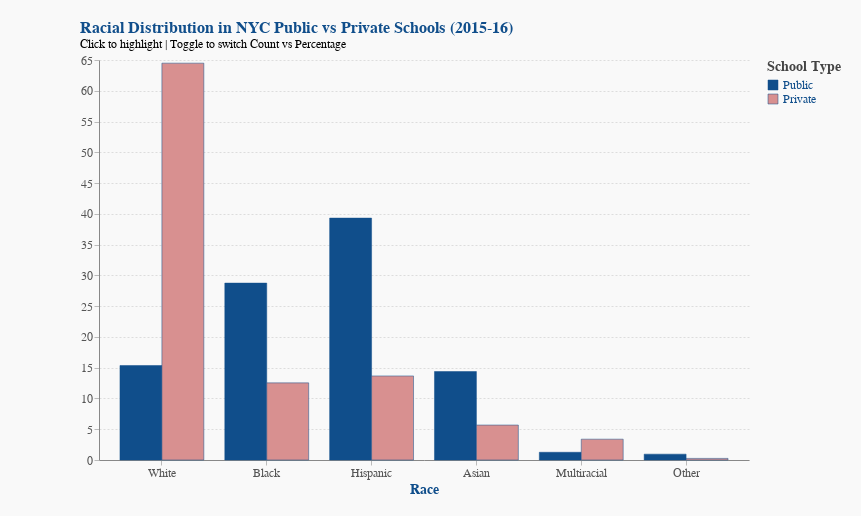

This figure's notebook cell:
### Code cell
toggle = alt.binding_radio(options=["Percentage", "Count"], name="Show: ")
toggle_selection = alt.param(name="MeasureSelector", bind=toggle, value="Percentage")

highlight = alt.selection_point(fields=["School Type"])

color_scale = alt.Scale(domain=["Public", "Private"], range=["#104E8B", "#d89090"])

chart = alt.Chart(race_distribution_long).mark_bar().encode(
    x=alt.X("Race:N", title="Race",
            sort=["White", "Black", "Hispanic", "Asian", "Multiracial", "Other"], axis=alt.Axis(labelAngle=0)),
    xOffset="School Type:N",
    y=alt.Y("Value:Q", title=None),
    color=alt.Color("School Type:N", scale=color_scale, legend=alt.Legend(title="School Type")),
    opacity=alt.condition(highlight, alt.value(1), alt.value(0.25)),
    tooltip=["Race", "School Type", "Measure", alt.Tooltip("Value:Q", format=",.0f")]
).add_params(
    toggle_selection,
    highlight,
).transform_filter(
    "datum.Measure === MeasureSelector"
).properties(
    title={
        "text": "Racial Distribution in NYC Public vs Private Schools (2015-16)",
        "subtitle": "Click to highlight | Toggle to switch Count vs Percentage",
        "subtitleFontSize": 12
    },
    width=650,
    height=400,
    padding={"left": 80, "right": 20, "top": 20, "bottom": 20}
).configure_axis(
    labelFontSize=12,
    titleFontSize=14
).configure_title(
    fontSize=16,
)

chart

### Figure 1 — Vega-Lite specification as saved in the notebook (floating-point values rounded to 4 significant figures)
{"config": {"view": {"stroke": "transparent"}, "background": "#f9f9f9", "title": {"fontSize": 16, "anchor": "start", "color": "#104e8b"}, "axis": {"labelFontSize": 12, "titleFontSize": 14, "titleColor": "#104e8b", "labelColor": "#555", "gridColor": "#ddd", "gridDash": [2, 2], "tickColor": "#bbb"}, "legend": {"labelFontSize": 12, "titleFontSize": 14, "labelColor": "#104e8b", "titleColor": "#444"}, "mark": {"color": "#104e8b", "tooltip": true}, "bar": {"fill": "#376b9e", "stroke": "#104e8b", "strokeWidth": 0.5}, "line": {"stroke": "#b22222", "strokeWidth": 2}, "point": {"filled": true, "fill": "#b22222", "stroke": "#d09090", "size": 50}, "area": {"fill": "#e5b5b5", "opacity": 0.5}}, "data": {"name": "data-15c67bd09315f2c0fe7e1227da7da376"}, "mark": {"type": "bar"}, "encoding": {"color": {"field": "School Type", "legend": {"title": "School Type"}, "scale": {"domain": ["Public", "Private"], "range": ["#104E8B", "#d89090"]}, "type": "nominal"}, "opacity": {"condition": {"param": "param_1", "value": 1}, "value": 0.25}, "tooltip": [{"field": "Race", "type": "nominal"}, {"field": "School Type", "type": "nominal"}, {"field": "Measure", "type": "nominal"}, {"field": "Value", "format": ",.0f", "type": "quantitative"}], "x": {"axis": {"labelAngle": 0}, "field": "Race", "sort": ["White", "Black", "Hispanic", "Asian", "Multiracial", "Other"], "title": "Race", "type": "nominal"}, "xOffset": {"field": "School Type", "type": "nominal"}, "y": {"field": "Value", "title": null, "type": "quantitative"}}, "height": 400, "padding": {"left": 80, "right": 20, "top": 20, "bottom": 20}, "params": [{"name": "MeasureSelector", "bind": {"input": "radio", "options": ["Percentage", "Count"], "name": "Show: "}, "value": "Percentage"}, {"name": "param_1", "select": {"type": "point", "fields": ["School Type"]}}], "title": {"text": "Racial Distribution in NYC Public vs Private Schools (2015-16)", "subtitle": "Click to highlight | Toggle to switch Count vs Percentage", "subtitleFontSize": 12}, "transform": [{"filter": "datum.Measure === MeasureSelector"}], "width": 650, "$schema": "https://vega.github.io/schema/vega-lite/v5.16.3.json", "datasets": {"data-15c67bd09315f2c0fe7e1227da7da376": [{"School Type": "Public", "Race": "Black", "Value": 28.75, "Measure": "Percentage", "Year": "2015-16"}, {"School Type": "Private", "Race": "Black", "Value": 12.53, "Measure": "Percentage", "Year": "2015-16"}, {"School Type": "Public", "Race": "Hispanic", "Value": 39.31, "Measure": "Percentage", "Year": "2015-16"}, {"School Type": "Private", "Race": "Hispanic", "Value": 13.66, "Measure": "Percentage", "Year": "2015-16"}, {"School Type": "Public", "Race": "White", "Value": 15.36, "Measure": "Percentage", "Year": "2015-16"}, {"School Type": "Private", "Race": "White", "Value": 64.48, "Measure": "Percentage", "Year": "2015-16"}, {"School Type": "Public", "Race": "Asian", "Value": 14.38, "Measure": "Percentage", "Year": "2015-16"}, {"School Type": "Private", "Race": "Asian", "Value": 5.68, "Measure": "Percentage", "Year": "2015-16"}, {"School Type": "Public", "Race": "Multiracial", "Value": 1.257, "Measure": "Percentage", "Year": "2015-16"}, {"School Type": "Private", "Race": "Multiracial", "Value": 3.384, "Measure": "Percentage", "Year": "2015-16"}, {"School Type": "Public", "Race": "Other", "Value": 0.9498, "Measure": "Percentage", "Year": "2015-16"}, {"School Type": "Private", "Race": "Other", "Value": 0.2605, "Measure": "Percentage", "Year": "2015-16"}, {"School Type": "Public", "Race": "Black", "Value": 337100.0, "Measure": "Count", "Year": "2015-16"}, {"School Type": "Private", "Race": "Black", "Value": 21080.0, "Measure": "Count", "Year": "2015-16"}, {"School Type": "Public", "Race": "Hispanic", "Value": 460900.0, "Measure": "Count", "Year": "2015-16"}, {"School Type": "Private", "Race": "Hispanic", "Value": 22970.0, "Measure": "Count", "Year": "2015-16"}, {"School Type": "Public", "Race": "White", "Value": 180100.0, "Measure": "Count", "Year": "2015-16"}, {"School Type": "Private", "Race": "White", "Value": 108400.0, "Measure": "Count", "Year": "2015-16"}, {"School Type": "Public", "Race": "Asian", "Value": 168600.0, "Measure": "Count", "Year": "2015-16"}, {"School Type": "Private", "Race": "Asian", "Value": 9551.0, "Measure": "Count", "Year": "2015-16"}, {"School Type": "Public", "Race": "Multiracial", "Value": 14740.0, "Measure": "Count", "Year": "2015-16"}, {"School Type": "Private", "Race": "Multiracial", "Value": 5690.0, "Measure": "Count", "Year": "2015-16"}, {"School Type": "Public", "Race": "Other", "Value": 11140.0, "Measure": "Count", "Year": "2015-16"}, {"School Type": "Private", "Race": "Other", "Value": 438.0, "Measure": "Count", "Year": "2015-16"}]}}
